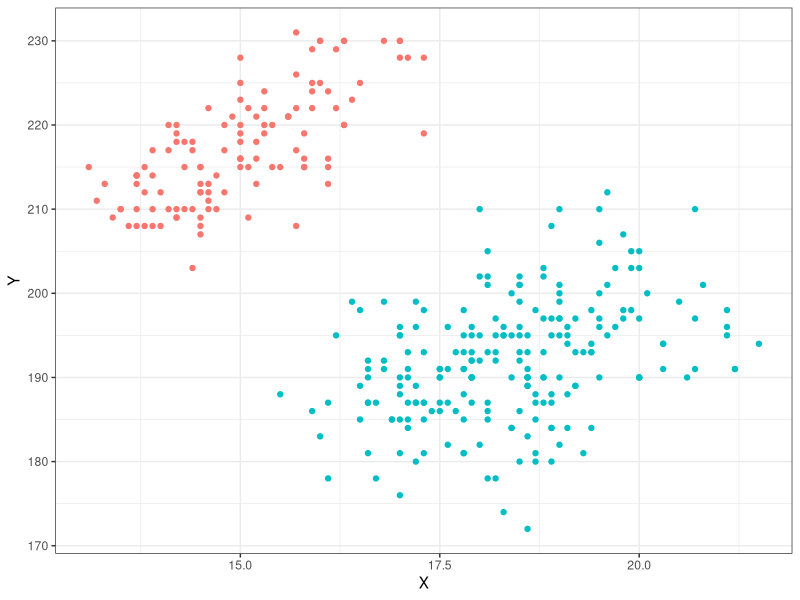
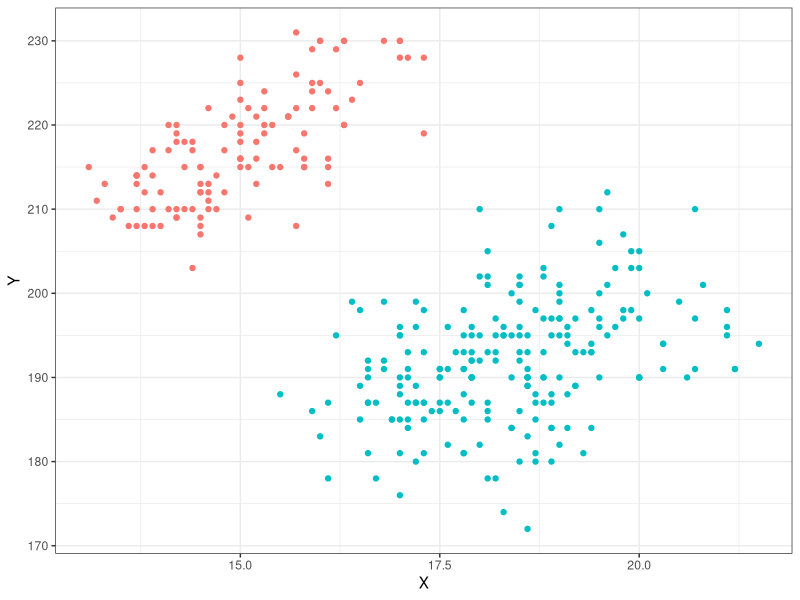
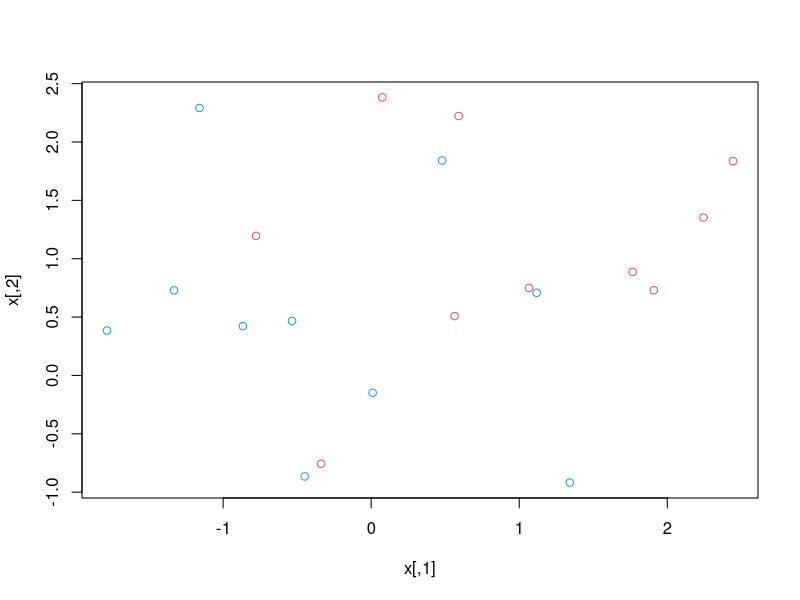
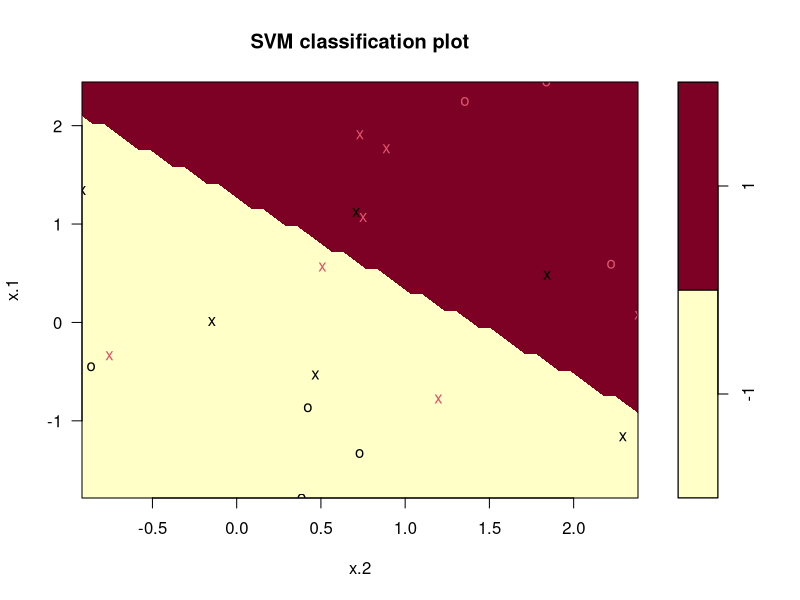
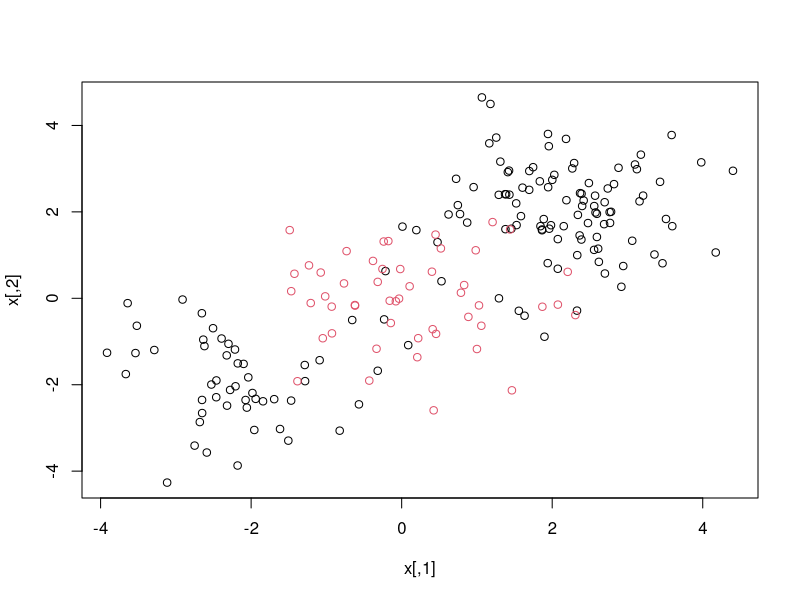
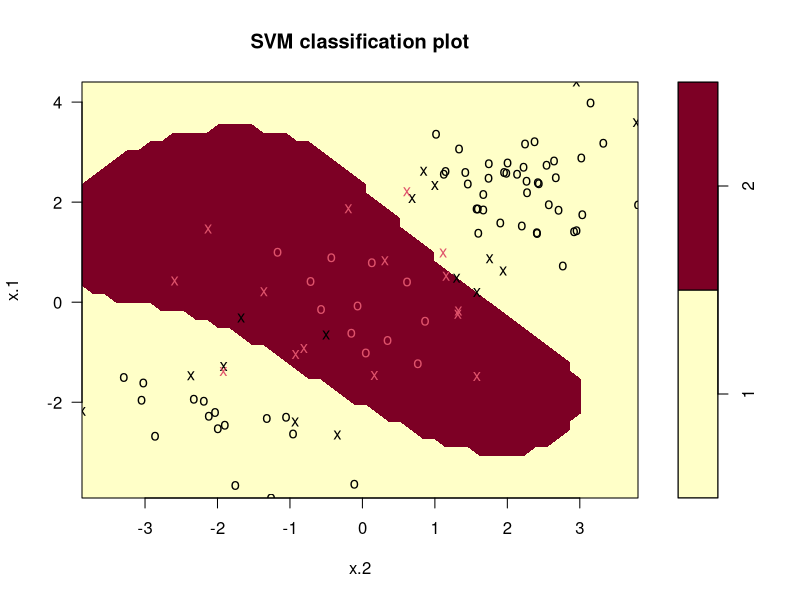

R code for these plots, in order:
## ---- chunk 1
#| echo: false
#| eval: true
library(palmerpenguins)
library(tidyverse)
library(magrittr)
penguins %<>% mutate(gentoo = ifelse(species == "Gentoo", "A", "B")) %>%  drop_na()
penguins %>% ggplot(aes(x = bill_depth_mm, y = flipper_length_mm, color = gentoo)) +
  geom_point() + theme_bw() + xlab("X") + ylab("Y") + theme(legend.position = "none") 
## ---- chunk 2
#| echo: false
#| eval: true
library(palmerpenguins)
library(tidyverse)
library(magrittr)
penguins %<>% mutate(gentoo = ifelse(species == "Gentoo", "A", "B")) %>%  drop_na()
penguins %>% ggplot(aes(x = bill_depth_mm, y = flipper_length_mm, color = gentoo)) +
  geom_point() + theme_bw() + xlab("X") + ylab("Y") + theme(legend.position = "none") 
## ---- chunk 3
x <- matrix ( rnorm (20 * 2) , ncol = 2)
y <- c( rep (-1, 10) , rep (1, 10) )
x[y == 1, ] <- x[y == 1, ] + 1
plot (x, col = (3 - y))
## ---- chunk 4
dat <- data.frame (x = x, y = as.factor(y))
library(e1071)
svmfit <- svm (y ~ ., data = dat , kernel = "linear",
cost = 10, scale = FALSE )
plot(svmfit, dat)
## ---- chunk 5
svmfit$index
## ---- chunk 6
summary(svmfit)
## ---- chunk 7
set.seed(2434)
tune.out <- tune(svm, y ~ ., data = dat, kernel = "linear",
                 ranges = list(cost = c(0.001, 0.01, 0.1, 1, 5, 10, 100)))
## ---- chunk 8
summary(tune.out)
## ---- chunk 9
bestmod <- tune.out$best.model
summary(bestmod)
## ---- chunk 10
xtest <- matrix(rnorm(20 * 2), ncol = 2)
ytest <- sample(c(-1, 1), 20, rep = TRUE)
xtest[ytest == 1,] <- xtest[ytest == 1, ] + 1
testdat <- data.frame (x = xtest , y = as.factor(ytest))
## ---- chunk 11
ypred <- predict(bestmod, testdat)
table(pred = ypred, truth = testdat$y)
## ---- chunk 12
set.seed(1)
x <- matrix(rnorm(200 * 2), ncol = 2)
x[1:100, ] <- x[1:100, ] + 2
x[101:150, ] <- x[101:150 , ] - 2
y <- c(rep(1, 150), rep(2, 50))
dat <- data.frame (x = x, y = as.factor(y))
## ---- chunk 13
plot(x,col=y)
## ---- chunk 14
library(e1071)
train <- sample(200, 100)
svmfit <- svm(y ~ ., data = dat[train, ], kernel = "radial",
gamma = 1, cost = 1)
plot(svmfit, dat[train, ])
